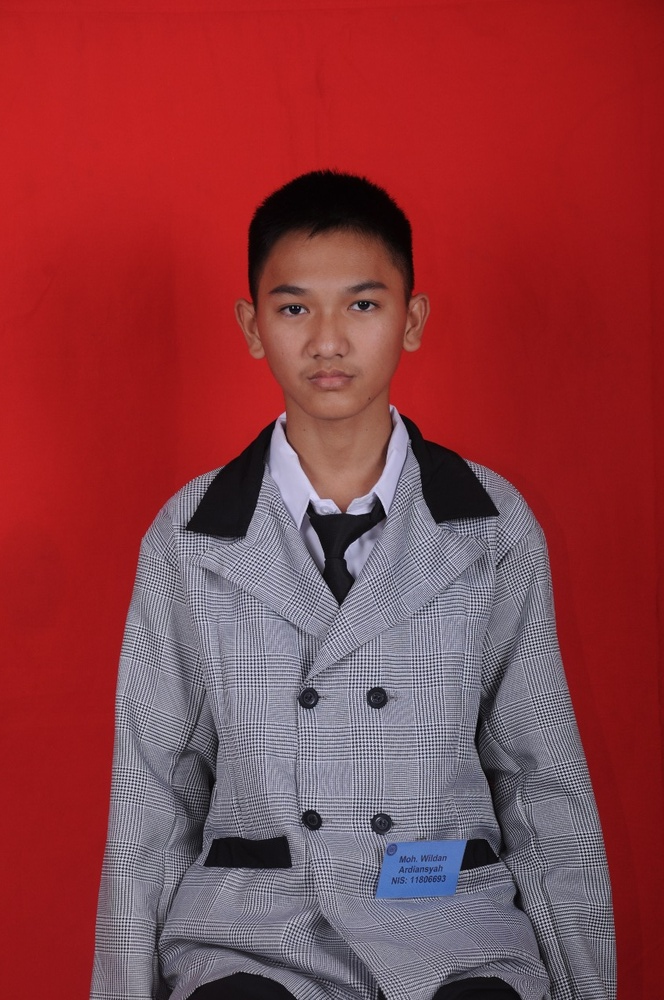
#> input picture Wildan.jpeg, 664 x 1000 px, shrunk from 850 x 1280 before the run
$ python main.py
#> lines starting #> are read from the running program, lines starting #| are printed output that depends on the picture; after the words box and inside, x2 and y2 are one past the last pixel; in counts of white or black regions, pixels touching at a corner belong together
import cv2

img = cv2.imread('Wildan.jpeg')
#> img is the input picture: shape (1000, 664, 3); mean B, G, R 65.6, 59.7, 141.9

face = cv2.CascadeClassifier('face-detect.xml')
eye = cv2.CascadeClassifier('eye-detect.xml')

gray = cv2.cvtColor(img, cv2.COLOR_BGR2GRAY)
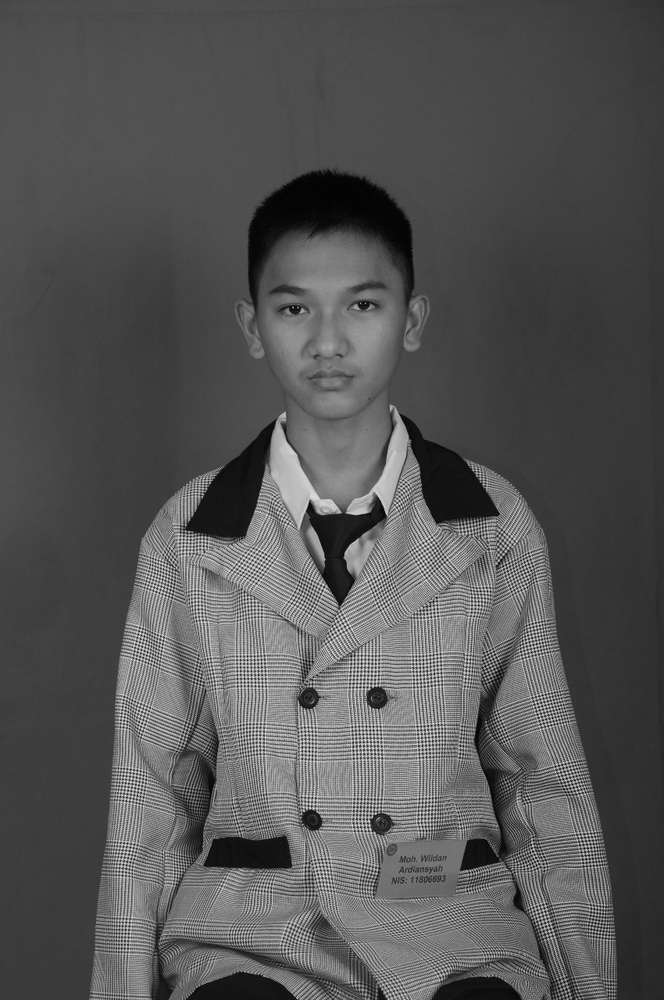
#> gray: shape (1000, 664); min 0, max 234, mean 84.9

wajah = face.detectMultiScale(gray, 1.3, 5)
#> wajah = [[239, 237, 180, 180]]
for (x, y, w, h) in wajah:
    cv2.rectangle(img, (x, y), (x+w, y+h), (0, 255, 0), 2)

    cv_warna = img[y:y+h, x:x+w]
    cv_gray = gray[y:y+h, x:x+w]

    mata = eye.detectMultiScale(cv_gray, 1.3, 5)
    for (mx, my, mw, mh) in mata:
        cv2.rectangle(cv_warna, (mx, my), (mx + mw, my + mh), (255, 255, 0), 2)
#> this loop made 1 pass
#> (x, y, w, h, mata) on pass 1: (239, 237, 180, 180, [[102, 47, 42, 42], [32, 51, 43, 43]])
#> pass 1, `cv_warna = img[y:y+h, x:x+w]`:
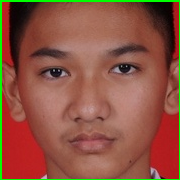
#> cv_warna: shape (180, 180, 3); mean B, G, R 64.7, 83.1, 141.3
#> pass 1, `cv_gray = gray[y:y+h, x:x+w]`:
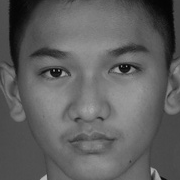
#> cv_gray: shape (180, 180); min 2, max 182, mean 95.9
#> after the loop:
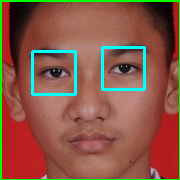
#> cv_warna: shape (180, 180, 3); 3.12% of pixels changed, all inside (x1, y1, x2, y2) = (31, 46, 146, 96)
#> after the loop:
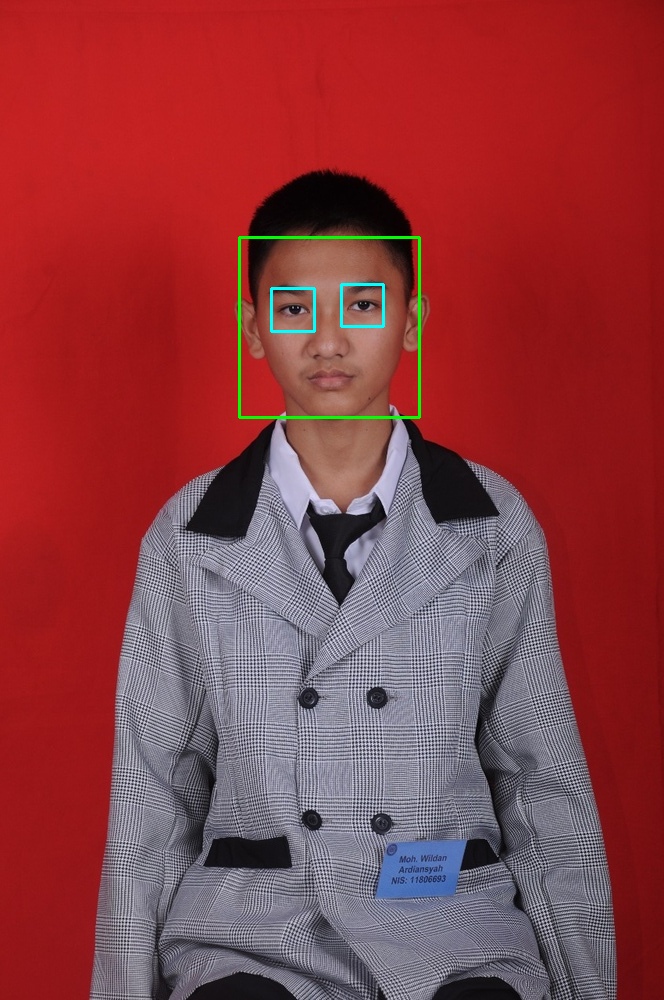
#> img: shape (1000, 664, 3); 0.48% of pixels changed, all inside (x1, y1, x2, y2) = (238, 236, 421, 419)

cv2.imshow('Detect Wajah & Mata', img)
cv2.waitKey(0)
cv2.destroyAllWindows()
